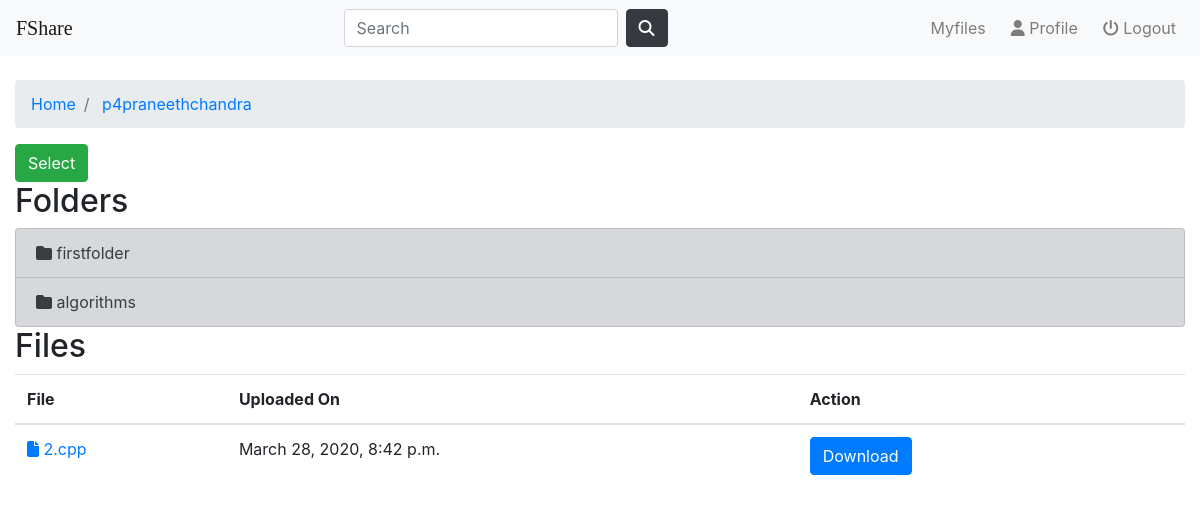
Page /home/5 on the committed database.
### fileshare/models.py (models this page shows, shortened)
class Folder(models.Model):
    user = models.ForeignKey(User,on_delete=models.CASCADE,default=1)
    name = models.CharField(max_length=50)
    linkedfolder = models.ForeignKey("self",on_delete=models.CASCADE,null=True,blank=True)
    lastmodified = models.DateTimeField(auto_now=True)
    def __str__(self):
        return self.name

class File(models.Model):
    user = models.ForeignKey(User,on_delete=models.CASCADE,default=1)
    folder=models.ForeignKey(Folder,on_delete=models.CASCADE,null=True,blank=True)
    name = models.CharField(max_length=50,null=True,blank=True)
    file=models.FileField();
    created_on = models.DateTimeField(auto_now_add=True)

### home/views.py (the view)
# urls.py: path('<int:pk>', views.userindex,name='userindex'),
def userindex(request,pk):
    user = User.objects.get(pk=pk)
    user_folders = Folder.objects.filter(user=user)
    user_files = File.objects.filter(user=user)
    all_folders = user_folders.filter(linkedfolder__isnull=True)
    all_files = user_files.filter(folder__isnull=True)
    context = { 'all_folders':all_folders,'all_files':all_files,'u':user }
    return render(request,'home/userindex.html',context)

### home/templates/home/userindex.html
{% extends 'home/base.html' %}
{% block body %}
<ol class="breadcrumb">
  <li class="breadcrumb-item"> <a href="{% url 'home:users' %}"> Home </a></li>
  <li class="breadcrumb-item"> <a href="{% url 'home:userindex' u.pk %}"> {{ u.username }} </a> </li>
</ol>
<a href="{% url 'home:select_index' u.pk %}"> <button type="button" class="btn btn-success"> Select </button> </a>
<h2> Folders </h2>
{% if all_folders %}
<div class="list-group">
    {% for folder in all_folders %}
     <a href="{% url 'home:userdetails' folder.pk %}" class="list-group-item list-group-item-action list-group-item-secondary "><i class='fas fa-folder'></i> {{ folder }}</a>
    {% endfor %}
  </div>
{% else %}
  <h3> No folders here yet :( </h3>
{% endif %}
<h2> Files </h2>
{% if all_files %}
<div class="table-responsive">
   <table class="table table-hover">
     <thead style="border-color:white">
       <tr>
         <th>File</th>
         <th>Uploaded On</th>
         <th>Action</th>
       </tr>
     </thead>
     <tbody>
         {% for file in all_files %}
         <tr>
           <td> <a href="{{ file.file.url }}" target="_blank"><i class="fas fa-file"></i> {{ file.name }} </a> </td>
           <td> {{ file.created_on }}</td>
           <td>
             <a href="{{ file.file.url }}" target="_blank" download><button type="button" class="btn btn-primary">Download</button></a>&nbsp;&nbsp;&nbsp;&nbsp;&nbsp;&nbsp;
           </td>
         </tr>
        {% endfor %}
     </tbody>
   </table>
 </div>
{% else %}
  <h3> No files here yet :( </h3>
{% endif %}
{% endblock %}

### rows in the picture
Folder: name "firstfolder"
Folder: name "algorithms"
File: name "2.cpp", created_on "March 28, 2020, 8:42 p.m."

### other values in the picture
{{ u.username }} "p4praneethchandra"
